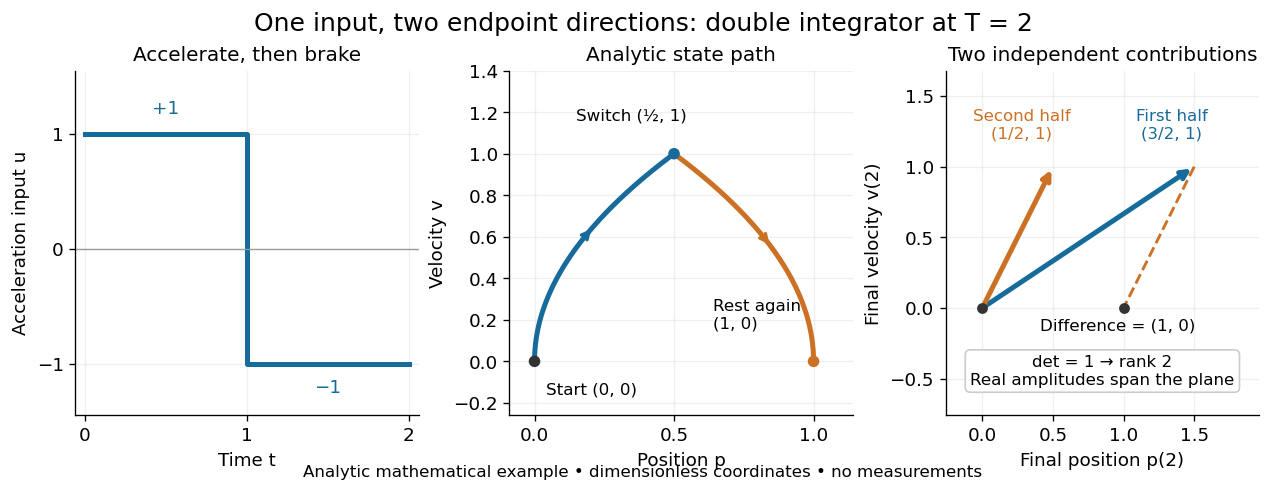

Write Python code to recreate this figure.
"""Analytic double-integrator timing diagram; no measured data.

Run from _media: MPLCONFIGDIR=/tmp/codex-wiki-matplotlib python3 ../controllability-pulse-span.py
Outputs controllability-pulse-span.png to CWD.
Tested: Python 3.14.4, NumPy 2.3.5, Matplotlib 3.10.7+dfsg1.
All coordinates are dimensionless. Only NumPy and Matplotlib are required.
"""

from pathlib import Path

import matplotlib

matplotlib.use("Agg")
import matplotlib.pyplot as plt
import numpy as np


def trajectory(t):
    """Exact p,v for u=+1 on [0,1), then -1 on [1,2]."""
    q = np.maximum(t - 1, 0)
    return t**2 / 2 - q**2, t - 2 * q


def main():
    plt.rcParams.update({"font.size": 11, "axes.titlesize": 12})
    fig, axs = plt.subplots(1, 3, figsize=(10.6, 3.9), layout="constrained")
    fig.set_facecolor("white")
    blue, orange = "#176b9a", "#cc7024"
    fig.suptitle("One input, two endpoint directions: double integrator at T = 2", fontsize=15)
    left, middle, right = axs
    left.plot([0, 1, 1, 2], [1, 1, -1, -1], color=blue, lw=3)
    left.axhline(0, color="#999999", lw=0.8)
    left.set(xlim=(-0.06, 2.06), ylim=(-1.45, 1.55), xlabel="Time t", ylabel="Acceleration input u", title="Accelerate, then brake")
    left.set_xticks([0, 1, 2])
    left.set_yticks([-1, 0, 1])
    left.text(0.5, 1.18, "+1", ha="center", color=blue)
    left.text(1.5, -1.25, "−1", ha="center", color=blue)

    t = np.linspace(0, 2, 801)
    p, v = trajectory(t)
    middle.plot(p[t <= 1], v[t <= 1], color=blue, lw=3)
    middle.plot(p[t >= 1], v[t >= 1], color=orange, lw=3)
    middle.scatter([0, 0.5, 1], [0, 1, 0], c=["#333333", blue, orange], s=35, zorder=4)
    middle.annotate("Start (0, 0)", (0, 0), xytext=(0.04, -0.16), fontsize=10)
    middle.annotate("Switch (½, 1)", (0.5, 1), xytext=(0.15, 1.16), fontsize=10)
    middle.annotate("Rest again\n(1, 0)", (1, 0), xytext=(0.64, 0.16), fontsize=10)
    for j, color in [(240, blue), (560, orange)]:
        middle.annotate("", (p[j + 20], v[j + 20]), (p[j], v[j]), arrowprops={"arrowstyle": "->", "color": color, "lw": 2})
    middle.set(xlim=(-0.09, 1.14), ylim=(-0.26, 1.4), xlabel="Position p", ylabel="Velocity v", title="Analytic state path")
    middle.set_xticks([0, 0.5, 1])

    # Endpoint contributions of unit-amplitude inputs on the two halves.
    endpoint_map = np.array([[1.5, 0.5], [1, 1]])
    assert np.isclose(np.linalg.det(endpoint_map), 1)
    assert np.allclose(endpoint_map @ [1, -1], [1, 0])
    for column, color in zip(endpoint_map.T, [blue, orange]):
        right.annotate("", column, (0, 0), arrowprops={"arrowstyle": "->", "color": color, "lw": 3})
    right.annotate("First half\n(3/2, 1)", (1.5, 1), xytext=(1.34, 1.2), ha="center", fontsize=10, color=blue)
    right.annotate("Second half\n(1/2, 1)", (0.5, 1), xytext=(0.28, 1.2), ha="center", fontsize=10, color=orange)
    right.plot([1.5, 1], [1, 0], ls="--", color=orange, lw=1.7)
    right.scatter([0, 1], [0, 0], color="#333333", s=30, zorder=4)
    right.text(0.96, -0.16, "Difference = (1, 0)", ha="center", fontsize=10)
    right.text(0.85, -0.54, "det = 1 → rank 2\nReal amplitudes span the plane", ha="center", fontsize=10, bbox={"facecolor": "white", "edgecolor": "#cccccc", "boxstyle": "round,pad=0.3"})
    right.set(xlim=(-0.26, 1.96), ylim=(-0.76, 1.68), xlabel="Final position p(2)", ylabel="Final velocity v(2)", title="Two independent contributions")
    right.set_aspect("equal", adjustable="box")
    for ax in axs:
        ax.set_facecolor("white")
        ax.grid(alpha=0.18)
        ax.spines[["top", "right"]].set_visible(False)
    fig.text(0.5, -0.005, "Analytic mathematical example • dimensionless coordinates • no measurements", ha="center", fontsize=10)
    fig.savefig(Path.cwd() / "controllability-pulse-span.png", dpi=120, facecolor="white", transparent=False, bbox_inches="tight")
    plt.close(fig)


if __name__ == "__main__":
    main()
